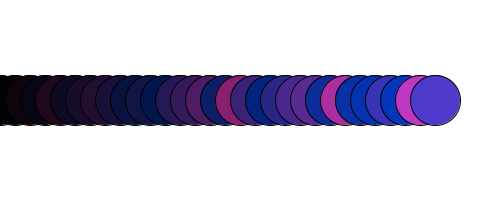
Frame 1 (no input)
Frame 60 (the mouse pressed at the canvas centre just before this capture): identical to frame 1, image omitted
Frame 120 (the mouse held since frame 60 and released just before this capture): identical to frame 1, image omitted

The Processing sketch that drew this single still picture (run headless with seeded random() and noise(); from frame 60 on, the mouse is pressed at the canvas centre):

// Processing sketch: Array_EjemploEnClase
// ── Array_EjemploEnClase.pde
int nElementos = 30;
float [] valores = new float[nElementos];
color [] colores = new color[nElementos];

void setup() {
  size(500,200);
  for(int i=0;i<valores.length;i++){
    colores[i] = color(i*random(9),i*2,i*7);
    valores[i] = 15*i;
  }
  println(valores.length);
}

void draw() {
  background(255);
  for(int i=0; i<valores.length;i++){
    fill(colores[i]);
    ellipse(valores[i], height/2, 50, 50);
  }
}
